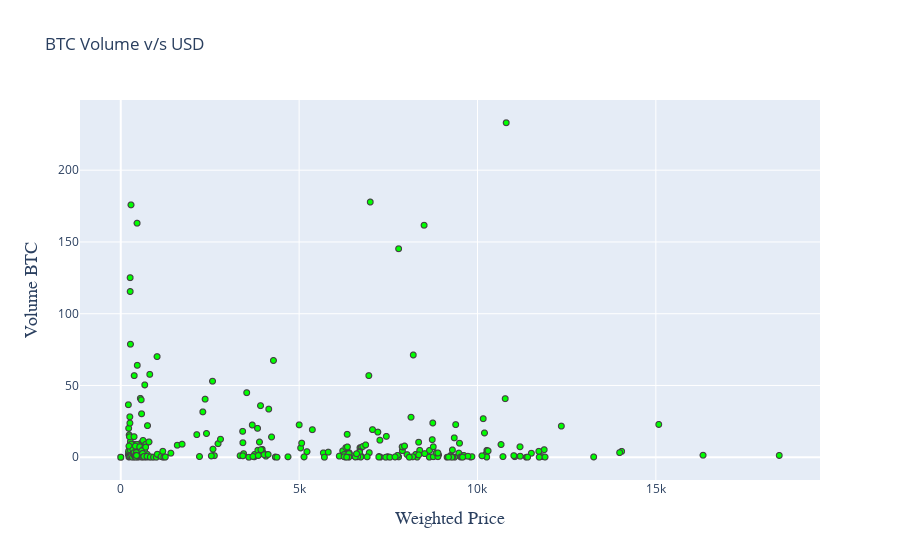

The notebook cell saved with this chart:
### Code cell
#BTC Volume vs USD visualization
trace = go.Scattergl(
    y = weekly_rows['Volume_(BTC)'].astype(float),
    x = weekly_rows['Weighted_Price'].astype(float),
    mode = 'markers',
    marker = dict(
        line = dict(width = 1),
        color='#00FF00'
    )
)
layout = go.Layout(
    title='BTC Volume v/s USD',
    xaxis=dict(
        title='Weighted Price',
        titlefont=dict(
            family='Times New Roman, monospace',
            size=18
        )
    ),
    yaxis=dict(
        title='Volume BTC',
        titlefont=dict(
            family='Times New Roman, monospace',
            size=18
    )))
data = [trace]
fig = go.Figure(data=data, layout=layout)
iplot(fig, filename='compare_webgl')

### Figure 1 — Plotly figure (JSON) as saved in the notebook; plotly's stock layout.template omitted (floating-point values rounded to 4 significant figures; data arrays with more than 128 entries replaced by an {"elided": "..."} marker saying what was removed)
{"data": [{"marker": {"color": "#00FF00", "line": {"width": 1}}, "mode": "markers", "type": "scattergl", "x": {"elided": "350 float values"}, "y": {"elided": "350 float values"}}], "layout": {"title": {"text": "BTC Volume v/s USD"}, "xaxis": {"title": {"font": {"family": "Times New Roman, monospace", "size": 18}, "text": "Weighted Price"}}, "yaxis": {"title": {"font": {"family": "Times New Roman, monospace", "size": 18}, "text": "Volume BTC"}}}}
